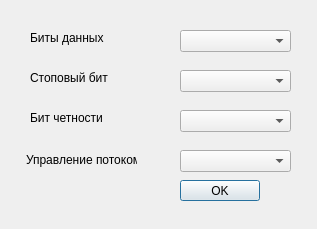
<?xml version="1.0" encoding="UTF-8"?>
<ui version="4.0">
 <class>SettingsWindow</class>
 <widget class="QDialog" name="SettingsWindow">
  <property name="geometry">
   <rect>
    <x>0</x>
    <y>0</y>
    <width>317</width>
    <height>229</height>
   </rect>
  </property>
  <property name="windowTitle">
   <string>Dialog</string>
  </property>
  <widget class="QLabel" name="label">
   <property name="geometry">
    <rect>
     <x>30</x>
     <y>30</y>
     <width>101</width>
     <height>16</height>
    </rect>
   </property>
   <property name="text">
    <string>Биты данных</string>
   </property>
  </widget>
  <widget class="QLabel" name="label_3">
   <property name="geometry">
    <rect>
     <x>30</x>
     <y>110</y>
     <width>81</width>
     <height>16</height>
    </rect>
   </property>
   <property name="text">
    <string>Бит четности</string>
   </property>
  </widget>
  <widget class="QLabel" name="label_4">
   <property name="geometry">
    <rect>
     <x>26</x>
     <y>150</y>
     <width>111</width>
     <height>20</height>
    </rect>
   </property>
   <property name="text">
    <string>Управление потоком</string>
   </property>
  </widget>
  <widget class="QComboBox" name="stopBits">
   <property name="geometry">
    <rect>
     <x>180</x>
     <y>70</y>
     <width>111</width>
     <height>22</height>
    </rect>
   </property>
  </widget>
  <widget class="QComboBox" name="dataBits">
   <property name="geometry">
    <rect>
     <x>180</x>
     <y>30</y>
     <width>111</width>
     <height>22</height>
    </rect>
   </property>
  </widget>
  <widget class="QPushButton" name="OK">
   <property name="geometry">
    <rect>
     <x>180</x>
     <y>180</y>
     <width>80</width>
     <height>21</height>
    </rect>
   </property>
   <property name="text">
    <string>OK</string>
   </property>
  </widget>
  <widget class="QComboBox" name="flowControl">
   <property name="geometry">
    <rect>
     <x>180</x>
     <y>150</y>
     <width>111</width>
     <height>22</height>
    </rect>
   </property>
  </widget>
  <widget class="QComboBox" name="parity">
   <property name="geometry">
    <rect>
     <x>180</x>
     <y>110</y>
     <width>111</width>
     <height>22</height>
    </rect>
   </property>
  </widget>
  <widget class="QLabel" name="label_2">
   <property name="geometry">
    <rect>
     <x>30</x>
     <y>70</y>
     <width>91</width>
     <height>16</height>
    </rect>
   </property>
   <property name="text">
    <string>Стоповый бит</string>
   </property>
  </widget>
 </widget>
 <resources/>
 <connections/>
</ui>
